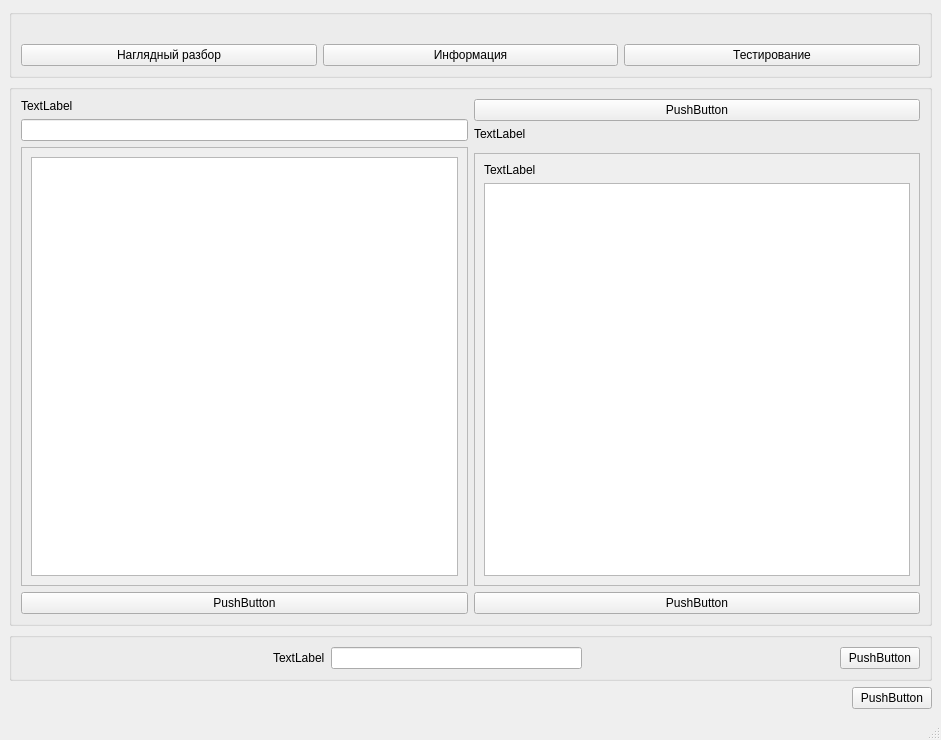
<?xml version="1.0" encoding="UTF-8"?>
<ui version="4.0">
 <class>MainWindow</class>
 <widget class="QMainWindow" name="MainWindow">
  <property name="geometry">
   <rect>
    <x>0</x>
    <y>0</y>
    <width>941</width>
    <height>740</height>
   </rect>
  </property>
  <property name="windowTitle">
   <string>MainWindow</string>
  </property>
  <widget class="QWidget" name="centralwidget">
   <layout class="QVBoxLayout" name="verticalLayout_11">
    <item>
     <widget class="QGroupBox" name="groupBox">
      <property name="title">
       <string/>
      </property>
      <layout class="QVBoxLayout" name="verticalLayout_2">
       <item>
        <layout class="QVBoxLayout" name="verticalLayout">
         <item>
          <widget class="QLabel" name="label">
           <property name="text">
            <string>&lt;ParseName&gt;</string>
           </property>
           <property name="alignment">
            <set>Qt::AlignCenter</set>
           </property>
          </widget>
         </item>
         <item>
          <layout class="QHBoxLayout" name="horizontalLayout">
           <item>
            <widget class="QPushButton" name="pushButton">
             <property name="text">
              <string>Наглядный разбор</string>
             </property>
            </widget>
           </item>
           <item>
            <widget class="QPushButton" name="pushButton_2">
             <property name="text">
              <string>Информация</string>
             </property>
            </widget>
           </item>
           <item>
            <widget class="QPushButton" name="pushButton_3">
             <property name="text">
              <string>Тестирование</string>
             </property>
            </widget>
           </item>
          </layout>
         </item>
        </layout>
       </item>
      </layout>
     </widget>
    </item>
    <item>
     <widget class="QGroupBox" name="groupBox_2">
      <property name="title">
       <string/>
      </property>
      <layout class="QVBoxLayout" name="verticalLayout_10">
       <item>
        <layout class="QVBoxLayout" name="verticalLayout_9">
         <item>
          <layout class="QHBoxLayout" name="horizontalLayout_3">
           <item>
            <layout class="QVBoxLayout" name="verticalLayout_8">
             <item>
              <widget class="QLabel" name="label_3">
               <property name="text">
                <string>TextLabel</string>
               </property>
              </widget>
             </item>
             <item>
              <widget class="QLineEdit" name="lineEdit"/>
             </item>
             <item>
              <widget class="QScrollArea" name="scrollArea">
               <property name="widgetResizable">
                <bool>true</bool>
               </property>
               <widget class="QWidget" name="scrollAreaWidgetContents">
                <property name="geometry">
                 <rect>
                  <x>0</x>
                  <y>0</y>
                  <width>438</width>
                  <height>360</height>
                 </rect>
                </property>
                <layout class="QVBoxLayout" name="verticalLayout_4">
                 <item>
                  <widget class="QTableView" name="tableView"/>
                 </item>
                </layout>
               </widget>
              </widget>
             </item>
            </layout>
           </item>
           <item>
            <layout class="QVBoxLayout" name="verticalLayout_7">
             <item>
              <widget class="QPushButton" name="pushButton_4">
               <property name="text">
                <string>PushButton</string>
               </property>
              </widget>
             </item>
             <item>
              <widget class="QLabel" name="label_5">
               <property name="text">
                <string>TextLabel</string>
               </property>
              </widget>
             </item>
             <item>
              <widget class="QFrame" name="frame">
               <property name="frameShape">
                <enum>QFrame::StyledPanel</enum>
               </property>
               <property name="frameShadow">
                <enum>QFrame::Raised</enum>
               </property>
              </widget>
             </item>
             <item>
              <widget class="QScrollArea" name="scrollArea_2">
               <property name="widgetResizable">
                <bool>true</bool>
               </property>
               <widget class="QWidget" name="scrollAreaWidgetContents_2">
                <property name="geometry">
                 <rect>
                  <x>0</x>
                  <y>0</y>
                  <width>438</width>
                  <height>349</height>
                 </rect>
                </property>
                <layout class="QVBoxLayout" name="verticalLayout_6">
                 <item>
                  <layout class="QVBoxLayout" name="verticalLayout_5">
                   <item>
                    <widget class="QLabel" name="label_4">
                     <property name="text">
                      <string>TextLabel</string>
                     </property>
                    </widget>
                   </item>
                   <item>
                    <widget class="QListWidget" name="listWidget"/>
                   </item>
                  </layout>
                 </item>
                </layout>
               </widget>
              </widget>
             </item>
            </layout>
           </item>
          </layout>
         </item>
         <item>
          <layout class="QHBoxLayout" name="horizontalLayout_4">
           <item>
            <widget class="QPushButton" name="pushButton_8">
             <property name="text">
              <string>PushButton</string>
             </property>
            </widget>
           </item>
           <item>
            <widget class="QPushButton" name="pushButton_7">
             <property name="text">
              <string>PushButton</string>
             </property>
            </widget>
           </item>
          </layout>
         </item>
        </layout>
       </item>
      </layout>
     </widget>
    </item>
    <item>
     <widget class="QGroupBox" name="groupBox_3">
      <property name="title">
       <string/>
      </property>
      <layout class="QVBoxLayout" name="verticalLayout_3">
       <item>
        <layout class="QHBoxLayout" name="horizontalLayout_2">
         <item>
          <spacer name="horizontalSpacer">
           <property name="orientation">
            <enum>Qt::Horizontal</enum>
           </property>
           <property name="sizeHint" stdset="0">
            <size>
             <width>40</width>
             <height>20</height>
            </size>
           </property>
          </spacer>
         </item>
         <item>
          <widget class="QLabel" name="label_2">
           <property name="text">
            <string>TextLabel</string>
           </property>
          </widget>
         </item>
         <item>
          <widget class="QLineEdit" name="lineEdit_2"/>
         </item>
         <item>
          <spacer name="horizontalSpacer_2">
           <property name="orientation">
            <enum>Qt::Horizontal</enum>
           </property>
           <property name="sizeHint" stdset="0">
            <size>
             <width>40</width>
             <height>20</height>
            </size>
           </property>
          </spacer>
         </item>
         <item>
          <widget class="QPushButton" name="pushButton_5">
           <property name="text">
            <string>PushButton</string>
           </property>
          </widget>
         </item>
        </layout>
       </item>
      </layout>
     </widget>
    </item>
    <item>
     <layout class="QHBoxLayout" name="horizontalLayout_5">
      <item>
       <spacer name="horizontalSpacer_3">
        <property name="orientation">
         <enum>Qt::Horizontal</enum>
        </property>
        <property name="sizeHint" stdset="0">
         <size>
          <width>40</width>
          <height>20</height>
         </size>
        </property>
       </spacer>
      </item>
      <item>
       <widget class="QPushButton" name="pushButton_6">
        <property name="text">
         <string>PushButton</string>
        </property>
       </widget>
      </item>
     </layout>
    </item>
   </layout>
  </widget>
  <widget class="QMenuBar" name="menubar">
   <property name="geometry">
    <rect>
     <x>0</x>
     <y>0</y>
     <width>941</width>
     <height>26</height>
    </rect>
   </property>
  </widget>
  <widget class="QStatusBar" name="statusbar"/>
 </widget>
 <resources/>
 <connections/>
</ui>
